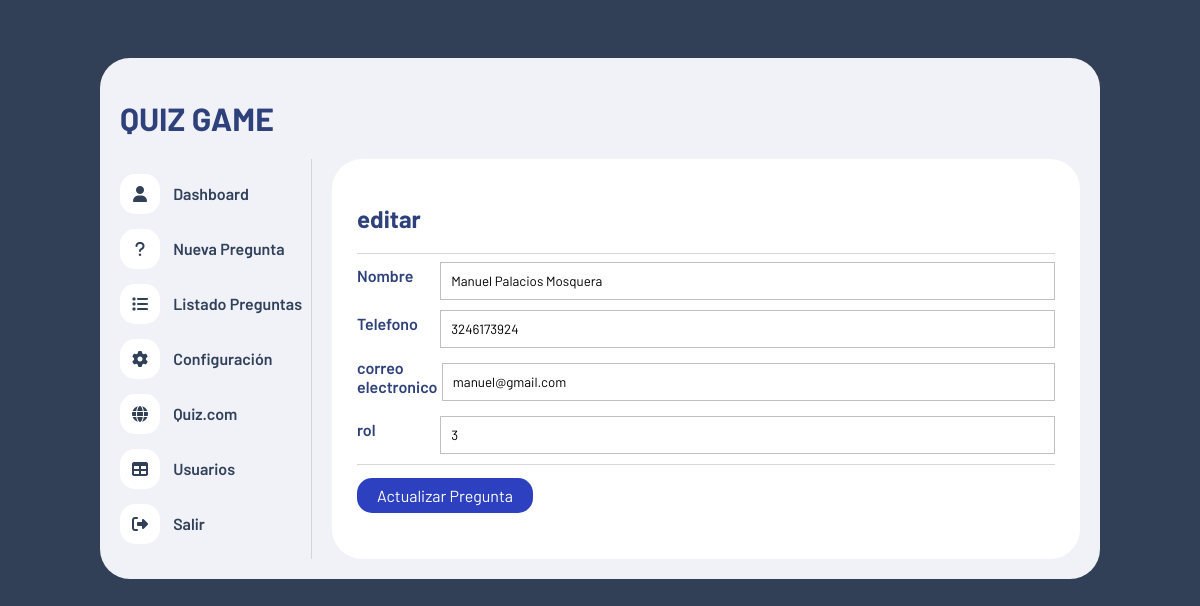
Page /funciones/editar.php?id=1004251550 on the earlier database version.
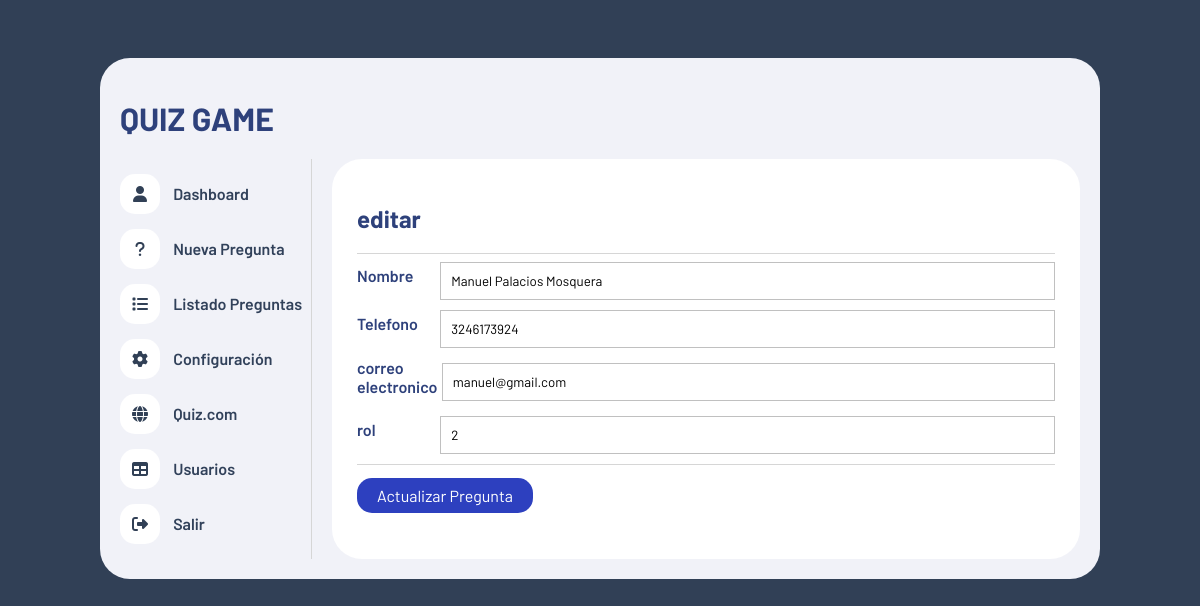
Same page on the later database version.
### tables this page shows
CREATE TABLE `usuarios` (
  `id` varchar(20) NOT NULL,
  `nombre` varchar(80) NOT NULL,
  `telefono` varchar(14) NOT NULL,
  `correo` varchar(60) NOT NULL,
  `password` varchar(80) NOT NULL,
  `fechas_creacion` date NOT NULL,
  `id_rol` int(11) NOT NULL
);

### funciones/editar.php (the view, shortened to what this page needs)
<?php
include "./conexion.php";
if (isset($_GET['id'])) {
    $id = $_GET['id'];
    $stmt = $conn->prepare("SELECT * FROM usuarios WHERE id = ?");
    $stmt->bind_param("i", $id);
    $stmt->execute();
    $result = $stmt->get_result();
    $artesania = $result->fetch_assoc();
}
?>
<!DOCTYPE html>
<html lang="es">
<head>
    <link rel="stylesheet" href="https://cdnjs.cloudflare.com/ajax/libs/font-awesome/6.1.1/css/all.min.css" />
    <link rel="stylesheet" href="../css/estilo.css">
</head>
<body>
    <div class="contenedor">
        <header>
            <h1>QUIZ GAME</h1>
        </header>
        <div class="contenedor-info">
            <?php include("../nav.php") ?>
            <div class="panel">
                <h2>editar </h2>
                <hr>
                <section id="nuevaPregunta">
                    <form action="editar.php" method="POST">
                        <div class="opciones">
                            <div class="opcion">
                                <label for="">Nombre</label>
                                <input type="text" class="form-control" id="nombre" name="nombre" value="<?php echo $artesania['nombre']; ?>" required>
                            </div>
                            <div class="opcion">
                                <label for="">Telefono</label>
                                <input type="text" class="form-control" id="telefono" name="telefono" value="<?php echo $artesania['telefono']; ?>" required>
                                </div>
                            <div class="opcion">
                                <label for="">correo electronico</label>
                                <input type="email" class="form-control" id="correo" name="correo" value="<?php echo $artesania['correo']; ?>" required>
                            </div>
                            <div class="opcion">
                                <label for="">rol</label>
                                <input type="number" class="form-control" id="rol" name="rol" value="<?php echo $artesania['id_rol']; ?>" required>
                            </div>
                        </div>
                        <hr>
                        <input type="submit" value="Actualizar Pregunta" name="actualizar" class="btn-guardar" >
                        </form>
                </section>
            </div>
        </div>
    </div>
</body>
</html>

Differences in the rows shown:
changed usuarios "Manuel Palacios Mosquera": rol "3" → "2"
